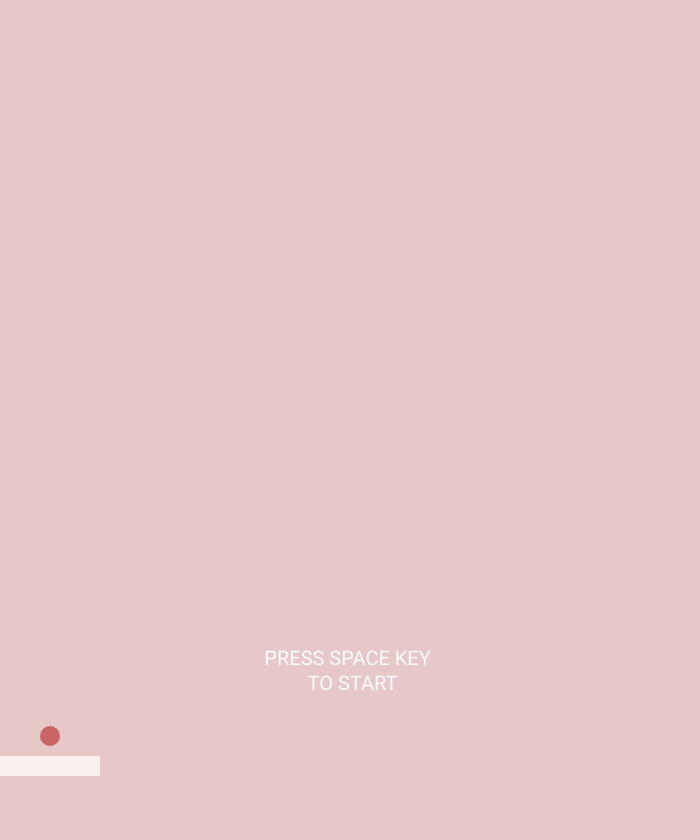
Frame 1 (no input)
Frame 60 (no input): identical to frame 1, image omitted
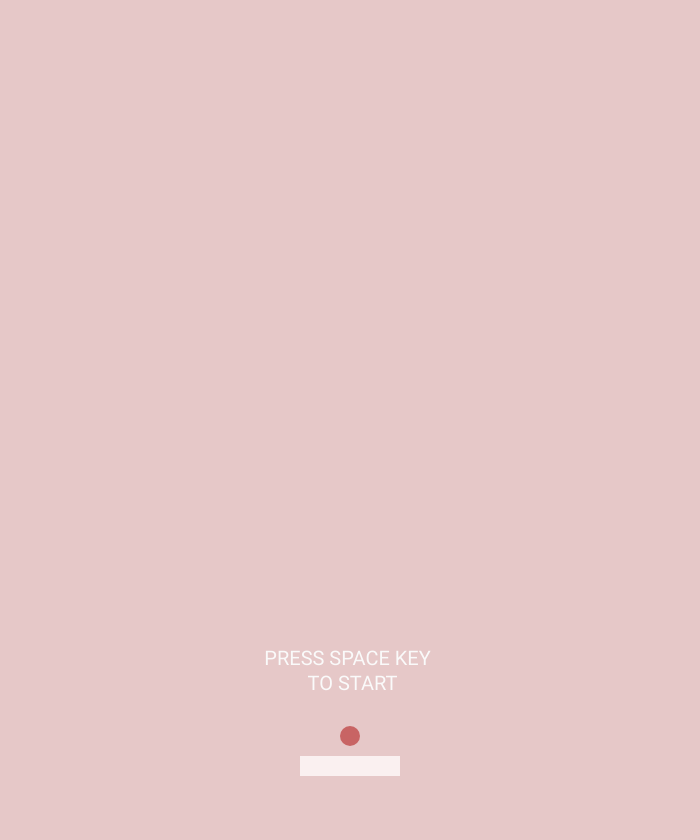
Frame 120 (the mouse pressed at the canvas centre since frame 60)

The p5.js sketch that drew these frames (run headless with seeded random() and noise() and a simulated clock; from frame 60 on, the mouse is pressed at the canvas centre):

// p5.js sketch
// ── sketch.js
var ball;
var block;
var blocks = [];
var player;
const VERTICAL_LEN = 7;
const HORIZONTAL_LEN = Math.floor( VERTICAL_LEN * 1.3 );
const CLEAR_POINT = VERTICAL_LEN * HORIZONTAL_LEN;
const BLOCK_WIDTH = 100;
const BLOCK_HEIGHT = 40;
var count = 0;
var status = 100;
const WAIT_TO_START = 0;
const ALIVE = 1;
const GAMEOVER = 2;
const GAMECLEAR = 3;

function setup() {
  createCanvas( VERTICAL_LEN * BLOCK_WIDTH , VERTICAL_LEN* BLOCK_WIDTH*1.2);
  ball = new Ball(width / 2, height / 2, 20);
  player = new Player();
  status = WAIT_TO_START;
  for (var i = 0; i < VERTICAL_LEN; i++) {
    for (var j = 0; j < HORIZONTAL_LEN; j++) {
      blocks.push(new Block(i * BLOCK_WIDTH, j * BLOCK_HEIGHT, BLOCK_WIDTH, BLOCK_HEIGHT));
    }
  }
}

function keyPressed() {
  const SPACE_KEY = 32;

  if (key.charCodeAt(0) == SPACE_KEY && status == WAIT_TO_START) {
    status = ALIVE;
  }
}

function draw() {
  background(230, 200, 200);
  noCursor();
  if (status == WAIT_TO_START) {
    textSize(20);
    textAlign(CENTER, CENTER);
    textFont("Roboto");
    noStroke();
    fill(250, 250, 250);
    text("PRESS SPACE KEY \n TO START", width / 2, height * 0.8);

    ball.chase( constrain( player.x + player.width/2 , player.width/2 , width - player.width/2), player.y - player.height);
  }
  else if (status == ALIVE) {

    textSize(300);
    textAlign(CENTER, CENTER);
    textFont("Roboto");
    noStroke();
    text(count.toString(), width / 2, height / 2);

    ball.move();

    if (!ball.isAlive) {
      status = GAMEOVER;
    }

    for (var i = 0; i < blocks.length; i++) {
      if (ball.collisionDetect(blocks[i].x, blocks[i].y, blocks[i].height, blocks[i].width)) {
        blocks.splice(i, 1);
        count++;
        if (count == CLEAR_POINT) {
          status = GAMECLEAR;
        }
        continue;
      }
      blocks[i].display();
    }

    ball.collisionDetect(mouseX - player.width / 2, player.y, player.height, player.width);

  } else if ( status == GAMEOVER) {
    textSize(80);
    textAlign(CENTER, CENTER);
    textFont("Roboto");
    noStroke();
    text("GAME OVER", width / 2, height / 2);
    cursor(ARROW);
  } else if (status == GAMECLEAR) {
    textSize(40);
    textAlign(CENTER, CENTER);
    textFont("Roboto");
    noStroke();
    text("CONGURATULATION!!!", width / 2, height / 2);
    cursor(ARROW);
  }

  if (status == WAIT_TO_START || status == ALIVE) {
    ball.display();
    player.display();
  }


}

// ── ball.js
function Ball(x, y, r) {
  this.x = x;
  this.y = y;
  this.r = r;
  this.isAlive = true;
  this.col = color(200, 100, 100);
  this.speed = {
    x: 4,
    y: 7
  };
  this.display = function () {
    fill(this.col);
    ellipse(this.x, this.y, this.r);
  };
  this.move = function () {
    if (this.x + this.r / 2 > width || this.x - this.r / 2 < 0) {
      this.speed.x *= -1;
    }
    if (this.y - this.r / 2 < 0) {
      this.speed.y *= -1;
    }
    if (this.y + this.r / 2 > height) {
      this.isAlive = false;
    }

    this.x = this.x + this.speed.x;
    this.y = this.y + this.speed.y;
  };
  this.collisionDetect = function (x, y, targetHeight, targetWidth) {
    const deltaX = this.x - max(x, min(this.x, x + targetWidth));
    const deltaY = this.y - max(y, min(this.y, y + targetHeight));
    if (deltaX * deltaX + deltaY * deltaY < this.r * this.r / 4) {
      if (this.x < x || this.x > x + targetWidth) {
        this.speed.x *= -1;
      }
      if (this.y < y || this.y > y + targetHeight) {
        this.speed.y *= -1;
      }
      return true;
    }
  };
  this.chase = function ( x , y ) {
    this.x = x;
    this.y = y;
  }
}

// ── block.js
function Block(x, y, width, height) {
  this.x = x;
  this.y = y;
  this.width = width;
  this.height = height;
  this.r = 255;
  this.g = random(130, 200);
  this.b = random(130, 200);
  this.display = function () {
    fill(color(this.r, this.g, this.b));
    stroke(this.r - 20, this.g - 20, this.b - 20);
    strokeWeight(2);
    rect(this.x, this.y, this.width , this.height);
  }
}

// ── player.js
function Player() {
  this.x = 0;
  this.y = height * 0.9;
  this.col = color(250, 240, 240);
  this.width = 100;
  this.height = 20;
  this.display = function () {
    this.x = mouseX - this.width / 2;
    fill(this.col);
    rect( constrain( this.x , 0 , width - this.width) , this.y, this.width, this.height );
  }
}
